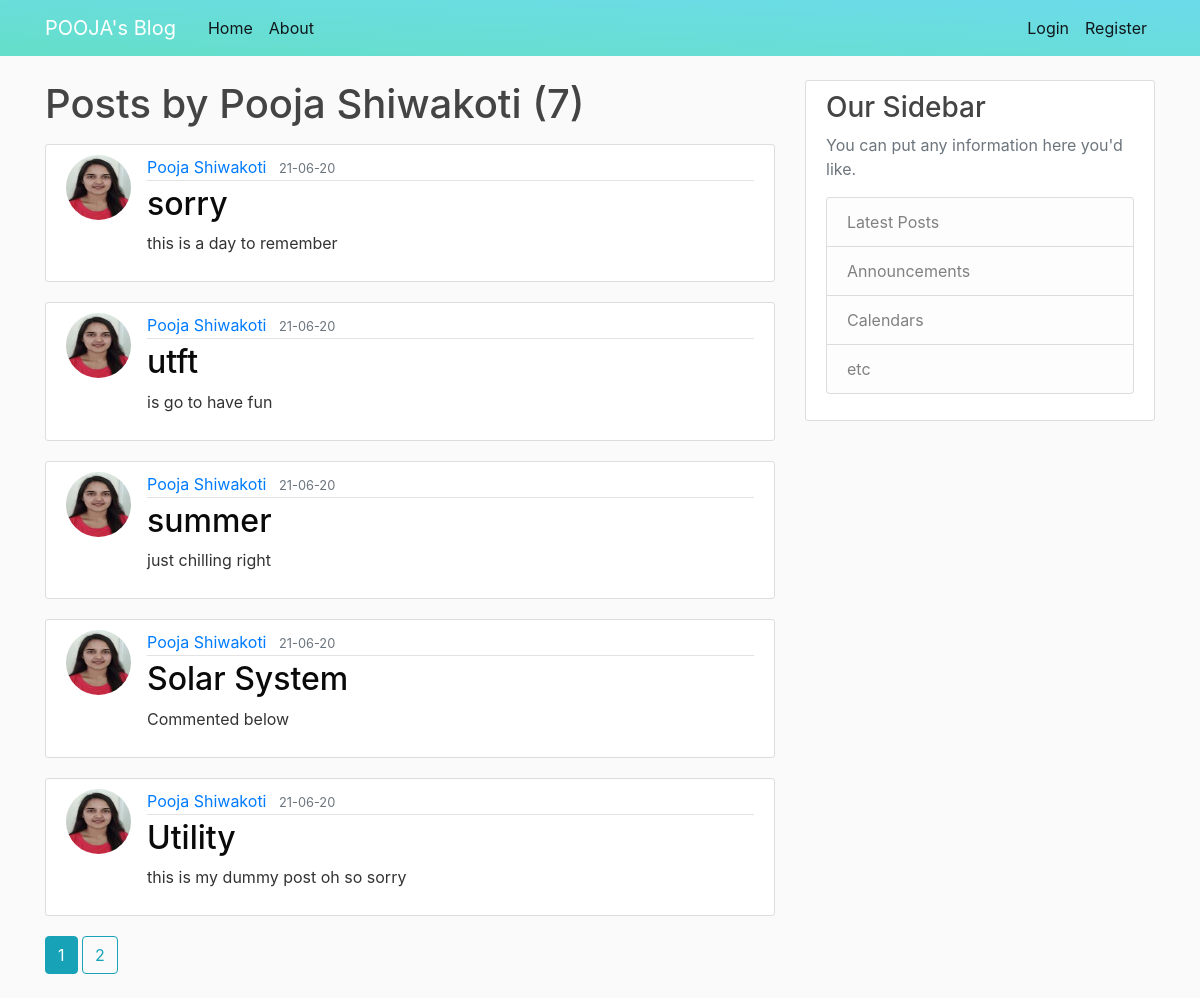
Page /user/Pooja Shiwakoti on the committed database.
### flaskblog/models.py (models this page shows, shortened)
class User(db.Model, UserMixin):
    id = db.Column(db.Integer, primary_key=True)
    username = db.Column(db.String(20), unique=True, nullable=False)
    email = db.Column(db.String(120), unique=True, nullable=False)
    image_file = db.Column(db.String(20), nullable=False, default='default.jpg')
    password = db.Column(db.String(60), nullable=False)
    posts = db.relationship('Post', backref='author', lazy=True)

class Post(db.Model):
    id = db.Column(db.Integer, primary_key=True)
    title = db.Column(db.String(100), nullable=False)
    date_posted = db.Column(db.DateTime, nullable=False, default=datetime.utcnow)
    content = db.Column(db.Text, nullable=False)
    user_id = db.Column(db.Integer, db.ForeignKey('user.id'), nullable=False)

### flaskblog/routes.py (the view)
@app.route("/user/<string:username>")
def user_posts(username):
    page = request.args.get('page', 1, type=int)
    user = User.query.filter_by(username=username).first_or_404()
    posts = Post.query.filter_by(author=user)\
        .order_by(Post.date_posted.desc())\
        .paginate(page=page, per_page=5)
    return render_template('user_posts.html', posts=posts, user=user)

### flaskblog/templates/user_posts.html
{% extends "layout.html" %}
{% block content %}
    <h1 class="mb-3">Posts by {{ user.username }} ({{ posts.total }})</h1>
    {% for post in posts.items %}
        <article class="media content-section">
            <img class="rounded-circle article-img" src="{{ url_for('static', filename='images/' + post.author.image_file) }}">
            <div class="media-body">
                <div class="article-metadata">
                <a class="mr-2" href="{{url_for('user_posts', username = post.author.username) }}">{{ post.author.username }}</a>
                <small class="text-muted">{{ post.date_posted.strftime('%y-%m-%d') }}</small>
                </div>
                <h2><a class="article-title" href="{{ url_for('post', post_id=post.id) }}">{{ post.title }}</a></h2>
                <p class="article-content">{{ post.content }}</p>
            </div>
        </article>
    {% endfor %}
    {% for page_num in posts.iter_pages(left_edge=1, right_edge=1, left_current=1, right_current=2) %}
        {% if page_num %}
            {% if posts.page == page_num %}
            <a class="btn btn-info mb-4" href="{{ url_for('user_posts', username=user.username, page=page_num) }}">{{ page_num }}</a>
            {% else %}
            <a class="btn btn-outline-info mb-4" href="{{ url_for('user_posts', username=user.username, page=page_num) }}">{{ page_num }}</a>
            {% endif %}
        {% else %}
            ...
        {% endif %}
    {% endfor %}
{% endblock content %}

### flaskblog/static/main.css (style rules this page uses)
body { background: #fafafa; color: #333333; margin-top: 5rem; }
h1, h2, h3, h4, h5, h6 { color: #444444; }
.content-section { background: #ffffff; padding: 10px 20px; border: 1px solid #dddddd; border-radius: 3px; margin-bottom: 20px; }
.article-title { color: #0a0a0a; }
.article-content { white-space: pre-line; }
.article-img { height: 65px; width: 65px; margin-right: 16px; }
.article-metadata { padding-bottom: 1px; margin-bottom: 4px; border-bottom: 1px solid #e3e3e3 }

### rows in the picture
User: username "Pooja Shiwakoti"
Post: image_file (picture), author.username "Pooja Shiwakoti", date_posted "21-06-20", title "sorry", content "this is a day to remember"
Post: image_file (picture), author.username "Pooja Shiwakoti", date_posted "21-06-20", title "utft", content "is go to have fun"
Post: image_file (picture), author.username "Pooja Shiwakoti", date_posted "21-06-20", title "summer", content "just chilling right"
Post: image_file (picture), author.username "Pooja Shiwakoti", date_posted "21-06-20", title "Solar System", content "Commented below"
Post: image_file (picture), author.username "Pooja Shiwakoti", date_posted "21-06-20", title "Utility", content "this is my dummy post oh so sorry"

### other values in the picture
{{ posts.total }} "7"
{{ page_num }} "1"
{{ page_num }} "2"
